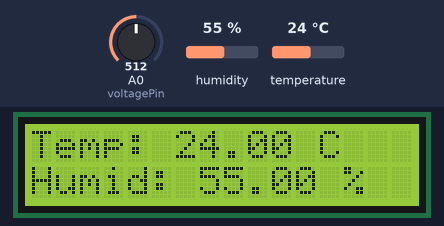
Simulated run of this sketch. Board: Arduino Mega 2560, built with avr-gcc and run on an emulated ATmega2560. Parts: 16×2 character LCD. The inputs (shaded band) are chosen by the test bench; at power-on: humidity 55 %, A0 (voltagePin) = 512, temperature 24 °C.

Above: at 1.6 s.
1.7 s: humidity set to 22 %
At 3.5 s:
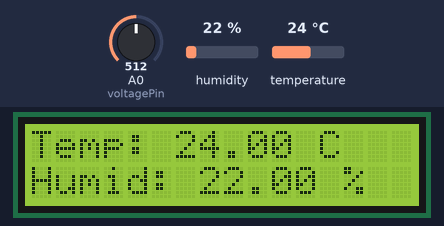
8.1 s: A0 (voltagePin) set to 716
At 9.0 s:
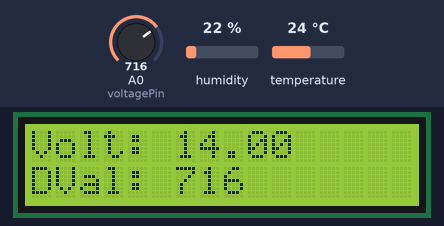
11.0 s: temperature set to 12 °C
At 12.0 s:
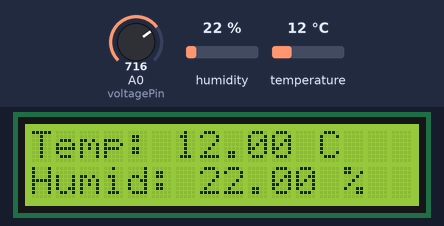
13.9 s: A0 (voltagePin) set to 900
At 15.1 s:
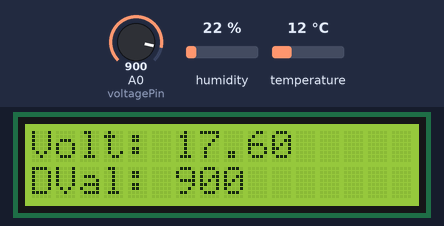
16.8 s: humidity set to 40 %
At 18.1 s:
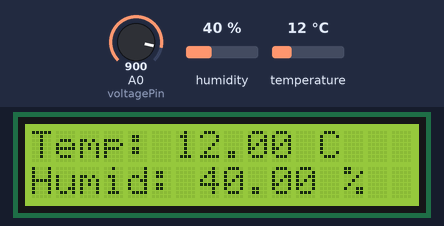
19.8 s: A0 (voltagePin) set to 1023
At 21.2 s:
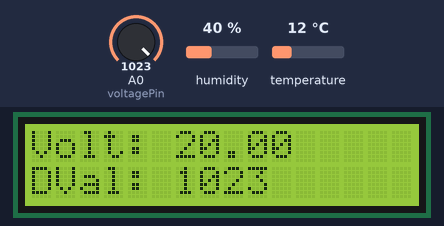
Timing chart, 0 to 22.8 s (numbered marks = the images above; inputs shaded):
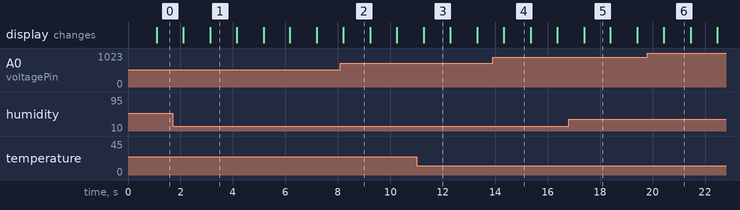

Measured:
- after the input at 1.7 s, the display: first differs from a run without the input after 1.4 s (image 1)
- after the input at 8.1 s, the display: changes after 0.11 s (image 2)
- after the input at 11.0 s, the display: changes after 0.28 s (image 3)
- after the input at 13.9 s, the display: changes after 0.42 s (image 4)
- after the input at 16.8 s, the display: changes after 0.59 s (image 5)
- after the input at 19.8 s, the display: changes after 0.63 s (image 6)
- what the display in image 1 shows lasts 1.0 s, from 3.1 s to 4.1 s

The sketch:

sketch_lcd_test.ino
```cpp
// No external AREF

// RS - D53
// E  - D51
// D4, D5, D6, D7 - D30, D32, D34, D36

// DHT11 - D41

// Voltage input - A0

#include <LiquidCrystal.h>
#include <DHT.h>

const int rs = 53, en = 51, d4 = 30, d5 = 32, d6 = 34, d7 = 36;

const int dhtPin = 41;

const int voltagePin = A0;
const int voltageGain = 4.0, voltageRef = 5.0;

int stage = 0;

#define DHTTYPE DHT11

LiquidCrystal lcd (rs, en, d4, d5, d6, d7);
DHT           dht (dhtPin, DHTTYPE);

void setup() {
  lcd.begin (16, 2);
  dht.begin ();
  Serial1.begin (9600);

  Serial1.println ("Hi from here");
  lcd.clear ();
  lcd.setCursor (0, 0);
  lcd.print ("Welcome");
}

void loop() {
  delay (1000); // per 2 sec

  float h = dht.readHumidity ();
  float t = dht.readTemperature ();
  lcd.clear ();
  lcd.setCursor (0, 0);
  lcd.print(String ("Temp: ") + String (t) + String (" C"));
  lcd.setCursor (0, 1);
  lcd.print(String ("Humid: ") + String (h) + String (" %"));

  delay (1000);

  int   aVal = analogRead (voltagePin);
  float voltage = voltageGain * aVal * (voltageRef / 1023.0);
  lcd.clear ();
  lcd.setCursor (0, 0);
  lcd.print (String ("Volt: ") + String (voltage));
  lcd.setCursor (0, 1);
  lcd.print (String ("DVal: ") + String(aVal));

  Serial1.println (String ("Temp: ") + String (t) + String (" C"));
  Serial1.println (String ("Humid: ") + String (h) + String (" %"));
  Serial1.println (String ("Volt: ") + String (voltage));
}
```
